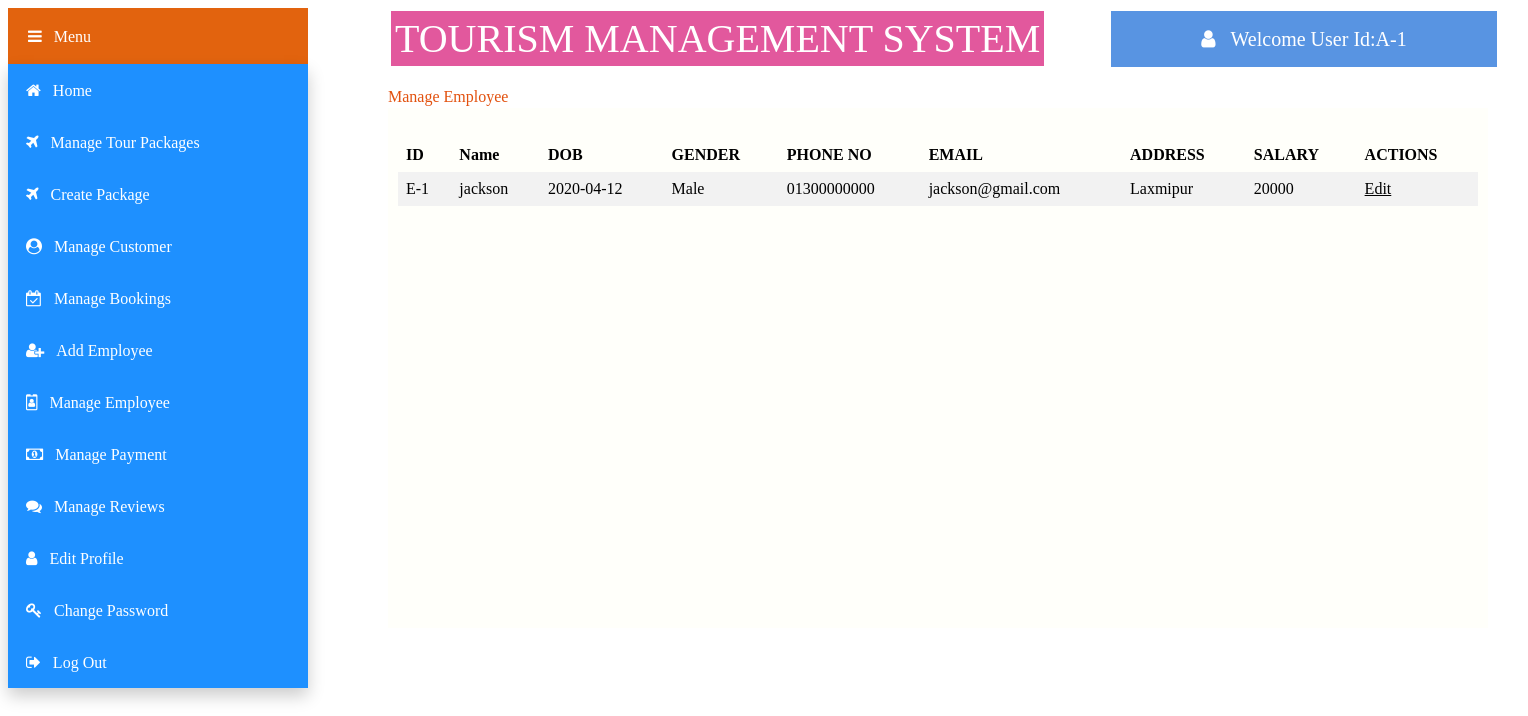
The page /views/Admin/manageemployee.php (signed in) on the database its author committed.
### tables this page shows
CREATE TABLE `emp` (
  `e_id` varchar(50) NOT NULL,
  `name` varchar(50) NOT NULL,
  `dob` date NOT NULL,
  `salary` varchar(50) NOT NULL,
  `address` varchar(50) NOT NULL,
  `gender` varchar(50) NOT NULL,
  `email` varchar(50) NOT NULL,
  `mobile` varchar(50) NOT NULL,
  `status` varchar(50) NOT NULL,
  `a_id` varchar(50) NOT NULL
);

### models/database.php (called while the page is built, shortened)
<?php
	 $serverName="localhost";
	 $userName="root";
	 $password="";
	 $dbName="tms";
	function get($query)
	{
        $data=array();
		global $serverName,$userName,$password,$dbName;
		$conn = mysqli_connect( $serverName, $userName, $password, $dbName);
        $result=mysqli_query($conn,$query);
        if(mysqli_num_rows($result) > 0)
        {
            while($row = mysqli_fetch_assoc($result))
            {
                $entity=array();
                foreach($row as $k=>$v)
                {
                    $entity[$k] = $row[$k];
                }
                $data[] = $entity;
            }
        }
		return $data;
	}
?>

### controllers/employeeController.php (called while the page is built, shortened)
<?php
	require_once '../../models/database.php';
	function getAllEmployee()
	{
		$query ="SELECT * FROM emp WHERE status='active'";
		$emp = get($query);
		return $emp;
    }
?>

### views/Admin/manageemployee.php (the view, shortened to what this page needs)
<?php
    include '../../controllers/employeeController.php';
    $emps=getAllEmployee();
?>
<html>
    <head>
        <link rel="stylesheet" href="https://cdnjs.cloudflare.com/ajax/libs/font-awesome/4.7.0/css/font-awesome.min.css">
        <link rel="stylesheet" type="text/css" href="css/manageemployee.css">
    </head>
    <body>
        <div class="title" >TOURISM MANAGEMENT SYSTEM
        </div>
        <div class="dropdown">
            <button class="dropbtn"><i class="fa fa-bars">&nbsp;&nbsp;&nbsp;Menu</i></button>
                <div class="dropdown-content">
                    <button class="btn" onClick="location.href='home.php'" value='home'><i class="fa fa-home">&nbsp;&nbsp;&nbsp;Home</i></button><br>
                    <button class="btn" onClick="location.href='manage_package.php'" value='manage_package'><i class="fa fa-plane">&nbsp;&nbsp;&nbsp;Manage Tour Packages</i></button><br>
                    <button class="btn" onClick="location.href='createpackage.php'" value='createpackage'><i class="fa fa-plane">&nbsp;&nbsp;&nbsp;Create Package</i></button><br>
                    <button class="btn" onClick="location.href='manageuser.php'" value='manageuser'><i class="fa fa-user-circle">&nbsp;&nbsp;&nbsp;Manage Customer</i></button><br>
                    <button class="btn" onClick="location.href='managebooking.php'" value='managebooking'><i class="fa fa-calendar-check-o">&nbsp;&nbsp;&nbsp;Manage Bookings</i></button><br>
                    <button class="btn" onClick="location.href='addemployee.php'" value='addemployee'><i class="fa fa-user-plus" >&nbsp;&nbsp;&nbsp;Add Employee</i></button><br>
                    <button class="btn" onClick="location.href='manageemployee.php'" value='managemployee'><i class="fa fa-id-badge">&nbsp;&nbsp;&nbsp;Manage Employee</i></button><br>
                    <button class="btn" onClick="location.href='managepayment.php'" value='managepayment'><i class="fa fa-money">&nbsp;&nbsp;&nbsp;Manage Payment</i></button><br>
                    <button class="btn" onClick="location.href='managereview.php'" value='managereview'><i class="fa fa-comments">&nbsp;&nbsp;&nbsp;Manage Reviews</i></button><br>
                    <button class="btn" onClick="location.href='editprofile.php'" value='editprofile'><i class="fa fa-user">&nbsp;&nbsp;&nbsp;Edit Profile</i></button><br>
                    <button class="btn" onClick="location.href='changepassword.php'" value='changepassword'><i class="fa fa-key">&nbsp;&nbsp;&nbsp;Change Password</i></button><br>
                    <button class="btn" onClick=" location.href='../logout.php'"><i class="fa fa-sign-out">&nbsp;&nbsp;&nbsp;Log Out</i></button><br>
                </div>
        </div>
        <div class="welcome" ><i class="fa fa-user">&nbsp;&nbsp;&nbsp;<?php echo "Welcome User Id:".$_SESSION["loggedinuser"];?></i>
        </div>
        <div class="text" >Manage Employee</i>
        </div>
        <div class="panel">
        <div id="table-wrapper">
        <div id="table-scroll">
            <table>
  <tr>
  <th>ID</th>
  <th>Name</th>
  <th>DOB</th>
  <th>GENDER</th>
  <th>PHONE NO</th>
  <th>EMAIL</th>
  <th>ADDRESS</th>
  <th>SALARY</th>
  <th>ACTIONS</th>
  </tr>
  <?php
				        foreach($emps as $emp)
				        {
                            echo "<tr>";
                                echo "<td>".$emp["e_id"]."</td>";
                                echo "<td>".$emp["name"]."</td>";
                                echo "<td>".$emp["dob"]."</td>";
                                echo "<td>".$emp["gender"]."</td>";
                                echo "<td>".$emp["mobile"]."</td>";
                                echo "<td>".$emp["email"]."</td>";
                                echo "<td>".$emp["address"]."</td>";
                                echo "<td>".$emp["salary"]."</td>";
                                echo '<td><a href="updateemployee.php?id='.$emp["e_id"].'" class="btn1 btn1-success">Edit</a></td>';
                            echo "</tr>";
				        }
                    ?>
        </table>
    </div>
    </div>
    </div>
    </body>
</html>

### views/Admin/css/manageemployee.css (style rules this page uses)
.title { background-color: rgb(226, 88, 157); color: white; padding: 4px; min-width:400px; font-size: 40px; text-align: center; border: solid; margin-left:380px; position: absolute; }
.dropbtn { background-color: rgb(226, 99, 14); color: white; padding: 20px; min-width:300px; font-size: 16px; width:30%; text-align:left; border: none; cursor: pointer; }
.dropdown { position: absolute; display: inline-block; }
.dropdown-content { display: block; position: absolute; background-color: #2c2828; min-width: 300px; box-shadow: 0px 8px 16px 0px rgba(0,0,0,0.2); z-index: 1; }
.btn { background-color: DodgerBlue; border: none; color: white; padding: 18px; min-width:300px; font-size: 16px; text-align:left; cursor: pointer; }
.welcome { background-color: rgb(88, 148, 226); color: white; padding: 18px; min-width:350px; font-size: 20px; text-align: center; border: solid; margin-left:1100px; position: absolute; }
table { border-collapse: collapse; width: 100%; }
th, td { text-align: left; padding: 8px; }
tr:nth-child(even) { background-color: #f2f2f2; }
.text { color: rgb(226, 81, 14); margin-top: 80px; font-size: 16px; margin-left:380px; position: absolute; }
#table-wrapper { position:relative; }
#table-scroll { height:100%; overflow:auto; margin-top:20px; }
#table-wrapper table { width:100%; }
#table-wrapper table * { color:black; }
.panel { display: inline-block; background:rgb(255, 255, 250); min-height: 500px; min-width: 1080px; height: 100px; padding: 10px; border: navajowhite; margin-right: 30px; margin-left: 380px; margin-top:100px ; margin-bottom: 300px; }
body { height: 400px; }

### rows shown on the page
emp: e_id "E-1", name "jackson", dob "2020-04-12", gender "Male", mobile "01300000000", email "jackson@gmail.com", address "Laxmipur", salary "20000"

### other values the page prints
$_SESSION["loggedinuser"] "A-1"
